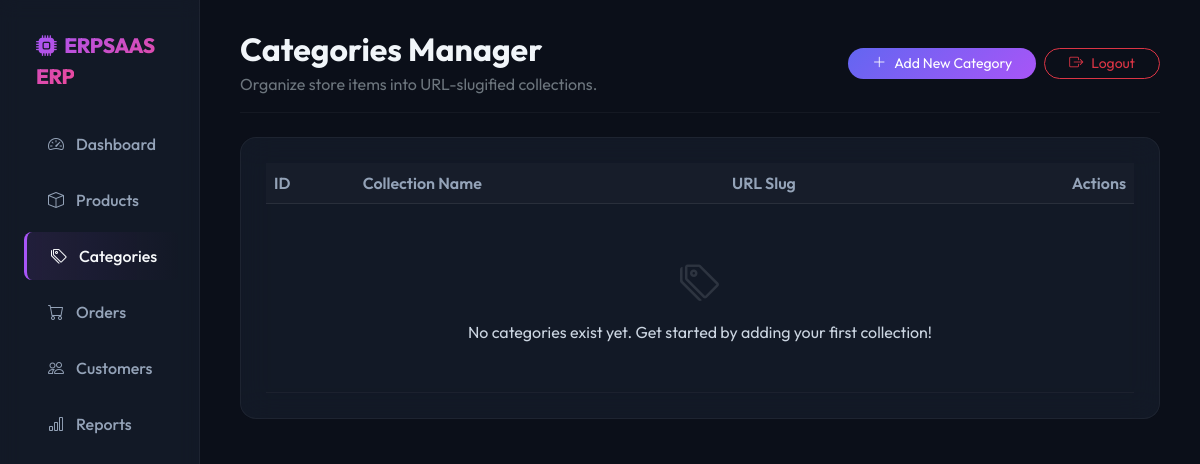
Before: /admin/dashboard/categories.php (signed in) with the older database file.
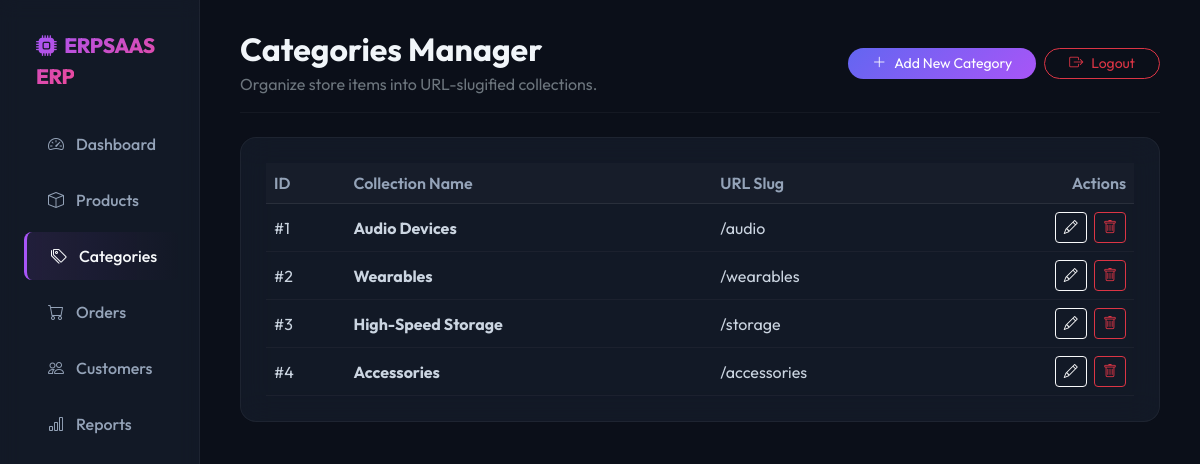
After: the same page with the newer database file.
### tables this page shows
CREATE TABLE `categories` (
  `id` int(11) NOT NULL AUTO_INCREMENT,
  `store_id` int(11) NOT NULL,
  `name` varchar(255) NOT NULL,
  `slug` varchar(255) NOT NULL,
  PRIMARY KEY (`id`),
  KEY `store_id` (`store_id`),
  FOREIGN KEY (`store_id`) REFERENCES `stores`(`id`) ON DELETE CASCADE
);

### admin/dashboard/categories.php (the view, shortened to what the changed rows need)
<?php
require_once '../../includes/functions.php';
$store_id = $_SESSION['store_id'];
$stmt = $pdo->prepare("SELECT * FROM categories WHERE store_id = :store_id");
$stmt->execute(['store_id' => $store_id]);
$categories = $stmt->fetchAll();
?>
<!DOCTYPE html>
<html lang="en">
<head>
    <link href="https://cdn.jsdelivr.net/npm/bootstrap@5.3.0/dist/css/bootstrap.min.css" rel="stylesheet">
    <link href="https://cdnjs.cloudflare.com/ajax/libs/bootstrap-icons/1.10.5/font/bootstrap-icons.min.css" rel="stylesheet">
</head>
<body>
    <div class="container-fluid">
        <div class="row">
            <main class="col-md-9 ms-sm-auto col-lg-10 main-panel">
                <div class="d-flex justify-content-between flex-wrap flex-md-nowrap align-items-center pb-3 mb-4 border-bottom border-secondary border-opacity-10">
                    <div>
                        <h1 class="h2 fw-bold mb-1">Categories Manager</h1>
                    </div>
                </div>
                <div class="glass-card">
                    <div class="table-responsive">
                        <table class="table table-glass align-middle mb-0">
                            <thead>
                                <tr>
                                    <th>ID</th>
                                    <th>Collection Name</th>
                                    <th>URL Slug</th>
                                    <th class="text-end">Actions</th>
                                </tr>
                            </thead>
                            <tbody>
                                <?php if (count($categories) > 0): ?>
                                    <?php foreach ($categories as $cat): ?>
                                        <tr>
                                            <td>#<?= $cat['id'] ?></td>
                                            <td class="fw-bold text-white"><?= htmlspecialchars($cat['name']) ?></td>
                                            <td class="text-secondary">/<?= htmlspecialchars($cat['slug']) ?></td>
                                            <td class="text-end">
                                                <a href="category_edit.php?id=<?= $cat['id'] ?>" class="btn btn-sm btn-outline-light me-1" title="Edit Category"><i class="bi bi-pencil"></i></a>
                                                <a href="category_delete.php?id=<?= $cat['id'] ?>" class="btn btn-sm btn-outline-danger" onclick="return confirm('Delete this category? Products in this category will become uncategorized.');" title="Delete Category"><i class="bi bi-trash"></i></a>
                                            </td>
                                        </tr>
                                    <?php endforeach; ?>
                                <?php else: ?>
                                    <tr>
                                        <td colspan="4" class="text-center py-5 text-secondary">
                                            <i class="bi bi-tags fs-1 mb-2 d-block text-secondary" style="opacity: 0.3;"></i>
                                            No categories exist yet. Get started by adding your first collection!
                                        </td>
                                    </tr>
                                <?php endif; ?>
                            </tbody>
                        </table>
                    </div>
                </div>
            </main>
        </div>
    </div>
</body>
</html>

Changed rows visible on the page:
added categories: id "1", name "Audio Devices", slug "audio"
added categories: id "2", name "Wearables", slug "wearables"
added categories: id "3", name "High-Speed Storage", slug "storage"
added categories: id "4", name "Accessories", slug "accessories"
Other visible differences:
text no longer shown: "No categories exist yet. Get started by adding your first collection!"
